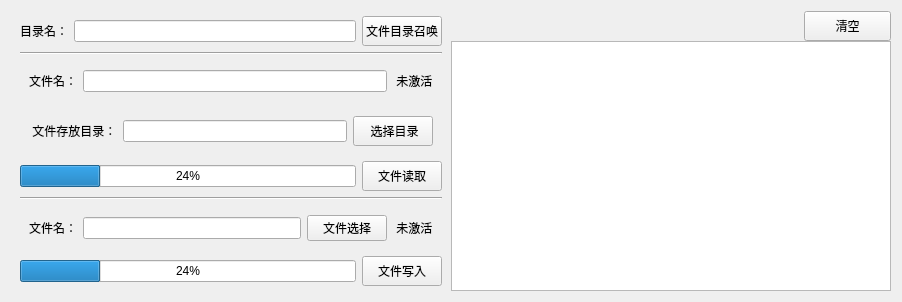
       <widget class="QWidget" name="tab_FileTransfer">
        <attribute name="title">
         <string>文件传输</string>
        </attribute>
        <layout class="QHBoxLayout" name="horizontalLayout_26">
         <item>
          <widget class="QWidget" name="widget_9" native="true">
           <property name="minimumSize">
            <size>
             <width>0</width>
             <height>280</height>
            </size>
           </property>
           <property name="maximumSize">
            <size>
             <width>16777215</width>
             <height>16777215</height>
            </size>
           </property>
           <layout class="QHBoxLayout" name="horizontalLayout_23">
            <property name="spacing">
             <number>0</number>
            </property>
            <property name="leftMargin">
             <number>0</number>
            </property>
            <property name="topMargin">
             <number>0</number>
            </property>
            <property name="rightMargin">
             <number>0</number>
            </property>
            <property name="bottomMargin">
             <number>0</number>
            </property>
            <item>
             <widget class="QWidget" name="widget_14" native="true">
              <property name="minimumSize">
               <size>
                <width>440</width>
                <height>280</height>
               </size>
              </property>
              <property name="maximumSize">
               <size>
                <width>440</width>
                <height>440</height>
               </size>
              </property>
              <layout class="QVBoxLayout" name="verticalLayout_8">
               <property name="topMargin">
                <number>5</number>
               </property>
               <property name="bottomMargin">
                <number>5</number>
               </property>
               <item>
                <layout class="QHBoxLayout" name="horizontalLayout_6">
                 <item>
                  <widget class="QLabel" name="label_3">
                   <property name="text">
                    <string>目录名：</string>
                   </property>
                  </widget>
                 </item>
                 <item>
                  <widget class="QLineEdit" name="Edit_DirName">
                   <property name="minimumSize">
                    <size>
                     <width>0</width>
                     <height>20</height>
                    </size>
                   </property>
                  </widget>
                 </item>
                 <item>
                  <widget class="QPushButton" name="Btn_DirCall">
                   <property name="minimumSize">
                    <size>
                     <width>0</width>
                     <height>30</height>
                    </size>
                   </property>
                   <property name="text">
                    <string>文件目录召唤</string>
                   </property>
                  </widget>
                 </item>
                </layout>
               </item>
               <item>
                <widget class="Line" name="line">
                 <property name="orientation">
                  <enum>Qt::Horizontal</enum>
                 </property>
                </widget>
               </item>
               <item>
                <layout class="QVBoxLayout" name="verticalLayout">
                 <item>
                  <widget class="QWidget" name="widget_11" native="true">
                   <property name="minimumSize">
                    <size>
                     <width>330</width>
                     <height>0</height>
                    </size>
                   </property>
                   <layout class="QHBoxLayout" name="horizontalLayout_8">
                    <item>
                     <widget class="QLabel" name="label_4">
                      <property name="text">
                       <string>文件名：</string>
                      </property>
                     </widget>
                    </item>
                    <item>
                     <widget class="QLineEdit" name="Edit_ReadFileName">
                      <property name="minimumSize">
                       <size>
                        <width>0</width>
                        <height>20</height>
                       </size>
                      </property>
                     </widget>
                    </item>
                    <item>
                     <widget class="QLabel" name="label_ReadEnable">
                      <property name="text">
                       <string> 未激活</string>
                      </property>
                     </widget>
                    </item>
                   </layout>
                  </widget>
                 </item>
                 <item>
                  <widget class="QWidget" name="widget_12" native="true">
                   <property name="minimumSize">
                    <size>
                     <width>0</width>
                     <height>40</height>
                    </size>
                   </property>
                   <property name="maximumSize">
                    <size>
                     <width>16777215</width>
                     <height>16777215</height>
                    </size>
                   </property>
                   <layout class="QHBoxLayout" name="horizontalLayout_9">
                    <item>
                     <widget class="QLabel" name="label_6">
                      <property name="text">
                       <string> 文件存放目录：</string>
                      </property>
                     </widget>
                    </item>
                    <item>
                     <widget class="QLineEdit" name="Edit_StorageDir">
                      <property name="minimumSize">
                       <size>
                        <width>0</width>
                        <height>20</height>
                       </size>
                      </property>
                      <property name="text">
                       <string/>
                      </property>
                     </widget>
                    </item>
                    <item>
                     <widget class="QPushButton" name="Btn_DirSelect">
                      <property name="minimumSize">
                       <size>
                        <width>0</width>
                        <height>30</height>
                       </size>
                      </property>
                      <property name="text">
                       <string> 选择目录</string>
                      </property>
                     </widget>
                    </item>
                   </layout>
                  </widget>
                 </item>
                 <item>
                  <layout class="QHBoxLayout" name="horizontalLayout_10">
                   <item>
                    <widget class="QProgressBar" name="progressBar_Read">
                     <property name="value">
                      <number>24</number>
                     </property>
                    </widget>
                   </item>
                   <item>
                    <widget class="QPushButton" name="Btn_Read">
                     <property name="minimumSize">
                      <size>
                       <width>0</width>
                       <height>30</height>
                      </size>
                     </property>
                     <property name="text">
                      <string>文件读取</string>
                     </property>
                    </widget>
                   </item>
                  </layout>
                 </item>
                </layout>
               </item>
               <item>
                <widget class="Line" name="line_2">
                 <property name="orientation">
                  <enum>Qt::Horizontal</enum>
                 </property>
                </widget>
               </item>
               <item>
                <layout class="QVBoxLayout" name="verticalLayout_7">
                 <item>
                  <widget class="QWidget" name="widget_13" native="true">
                   <property name="minimumSize">
                    <size>
                     <width>330</width>
                     <height>0</height>
                    </size>
                   </property>
                   <layout class="QHBoxLayout" name="horizontalLayout_11">
                    <item>
                     <widget class="QLabel" name="label_7">
                      <property name="text">
                       <string>文件名：</string>
                      </property>
                     </widget>
                    </item>
                    <item>
                     <widget class="QLineEdit" name="Edit_WirteFileName">
                      <property name="minimumSize">
                       <size>
                        <width>0</width>
                        <height>20</height>
                       </size>
                      </property>
                     </widget>
                    </item>
                    <item>
                     <widget class="QPushButton" name="Btn_SelectFile">
                      <property name="text">
                       <string>文件选择</string>
                      </property>
                     </widget>
                    </item>
                    <item>
                     <widget class="QLabel" name="label_WirteEnable">
                      <property name="text">
                       <string> 未激活</string>
                      </property>
                     </widget>
                    </item>
                   </layout>
                  </widget>
                 </item>
                 <item>
                  <layout class="QHBoxLayout" name="horizontalLayout_13">
                   <item>
                    <widget class="QProgressBar" name="progressBar_Write">
                     <property name="value">
                      <number>24</number>
                     </property>
                    </widget>
                   </item>
                   <item>
                    <widget class="QPushButton" name="Btn_Write">
                     <property name="minimumSize">
                      <size>
                       <width>0</width>
                       <height>30</height>
                      </size>
                     </property>
                     <property name="text">
                      <string>文件写入</string>
                     </property>
                    </widget>
                   </item>
                  </layout>
                 </item>
                </layout>
               </item>
              </layout>
             </widget>
            </item>
            <item>
             <layout class="QVBoxLayout" name="verticalLayout_22">
              <item>
               <layout class="QHBoxLayout" name="horizontalLayout_7">
                <item>
                 <spacer name="horizontalSpacer_8">
                  <property name="orientation">
                   <enum>Qt::Horizontal</enum>
                  </property>
                  <property name="sizeType">
                   <enum>QSizePolicy::Fixed</enum>
                  </property>
                  <property name="sizeHint" stdset="0">
                   <size>
                    <width>353</width>
                    <height>20</height>
                   </size>
                  </property>
                 </spacer>
                </item>
                <item>
                 <widget class="QPushButton" name="Btn_DirClear">
                  <property name="minimumSize">
                   <size>
                    <width>0</width>
                    <height>30</height>
                   </size>
                  </property>
                  <property name="text">
                   <string>清空</string>
                  </property>
                 </widget>
                </item>
               </layout>
              </item>
              <item>
               <widget class="QTableView" name="tableView_Dir">
                <property name="minimumSize">
                 <size>
                  <width>440</width>
                  <height>0</height>
                 </size>
                </property>
                <property name="maximumSize">
                 <size>
                  <width>440</width>
                  <height>16777215</height>
                 </size>
                </property>
               </widget>
              </item>
             </layout>
            </item>
            <item>
             <spacer name="horizontalSpacer_5">
              <property name="orientation">
               <enum>Qt::Horizontal</enum>
              </property>
              <property name="sizeHint" stdset="0">
               <size>
                <width>0</width>
                <height>0</height>
               </size>
              </property>
             </spacer>
            </item>
           </layout>
          </widget>
         </item>
        </layout>
       </widget>
